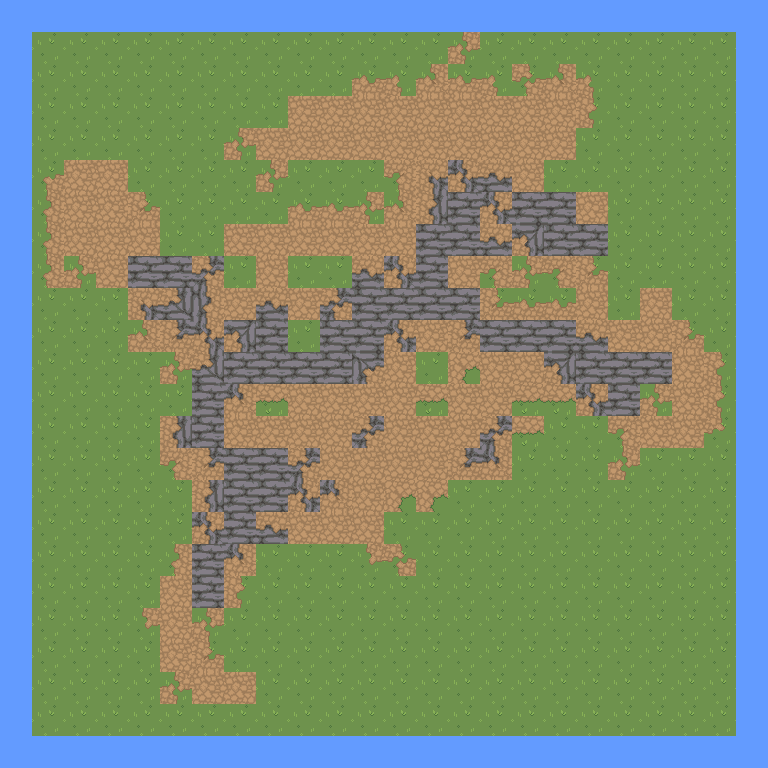

Tiled map render using the project's own tile images. Description and the whole map definition, tile-layer contents included, below:
An orthogonal 24x24 tile map with 32x32 px tiles, 3 tile layers (Tile Layer 1, Tile Layer 2, Tile Layer 3), 2 tilesets.

<map version="1.10" tiledversion="1.10.2" orientation="orthogonal" renderorder="right-down" width="24" height="24" tilewidth="32" tileheight="32" infinite="0" nextlayerid="4" nextobjectid="1">
 <tileset firstgid="1" source="RPG Nature Tileset Autumn.tsx" />
 <tileset firstgid="136" source="RPG Nature Tileset.tsx" />
 <layer id="1" name="Tile Layer 1" width="24" height="24">
  <data encoding="csv">
177,177,177,177,177,177,177,177,177,177,177,177,177,177,177,177,177,177,177,177,177,177,177,177,
177,62,62,62,62,62,62,62,62,62,62,62,62,62,62,62,62,62,62,62,62,62,62,177,
177,62,62,62,62,62,62,62,62,62,62,62,62,62,62,62,62,62,62,62,62,62,62,177,
177,62,62,62,62,62,62,62,62,62,62,62,62,62,62,62,62,62,62,62,62,62,62,177,
177,62,62,62,62,62,62,62,62,62,62,62,62,62,62,62,62,62,62,62,62,62,62,177,
177,62,62,62,62,62,62,62,62,62,62,62,62,62,62,62,62,62,62,62,62,62,62,177,
177,62,62,62,62,62,62,62,62,62,62,62,62,62,62,62,62,62,62,62,62,62,62,177,
177,62,62,62,62,62,62,62,62,62,62,62,62,62,62,62,62,62,62,62,62,62,62,177,
177,62,62,62,62,62,62,62,62,62,62,62,62,62,62,62,62,62,62,62,62,62,62,177,
177,62,62,62,62,62,62,62,62,62,62,62,62,62,62,62,62,62,62,62,62,62,62,177,
177,62,62,62,62,62,62,62,62,62,62,62,62,62,62,62,62,62,62,62,62,62,62,177,
177,62,62,62,62,62,62,62,62,62,62,62,62,62,62,62,62,62,62,62,62,62,62,177,
177,62,62,62,62,62,62,62,62,62,62,62,62,62,62,62,62,62,62,62,62,62,62,177,
177,62,62,62,62,62,62,62,62,62,62,62,62,62,62,62,62,62,62,62,62,62,62,177,
177,62,62,62,62,62,62,62,62,62,62,62,62,62,62,62,62,62,62,62,62,62,62,177,
177,62,62,62,62,62,62,62,62,62,62,62,62,62,62,62,62,62,62,62,62,62,62,177,
177,62,62,62,62,62,62,62,62,62,62,62,62,62,62,62,62,62,62,62,62,62,62,177,
177,62,62,62,62,62,62,62,62,62,62,62,62,62,62,62,62,62,62,62,62,62,62,177,
177,62,62,62,62,62,62,62,62,62,62,62,62,62,62,62,62,62,62,62,62,62,62,177,
177,62,62,62,62,62,62,62,62,62,62,62,62,62,62,62,62,62,62,62,62,62,62,177,
177,62,62,62,62,62,62,62,62,62,62,62,62,62,62,62,62,62,62,62,62,62,62,177,
177,62,62,62,62,62,62,62,62,62,62,62,62,62,62,62,62,62,62,62,62,62,62,177,
177,62,62,62,62,62,62,62,62,62,62,62,62,62,62,62,62,62,62,62,62,62,62,177,
177,177,177,177,177,177,177,177,177,177,177,177,177,177,177,177,177,177,177,177,177,177,177,177
</data>
 </layer>
 <layer id="2" name="Tile Layer 2" width="24" height="24">
  <data encoding="csv">
0,0,0,0,0,0,0,0,0,0,0,0,0,0,0,0,0,0,0,0,0,0,0,0,
0,0,0,0,0,0,0,0,0,0,0,0,0,0,305,0,0,0,0,0,0,0,0,0,
0,0,0,0,0,0,0,0,0,0,0,262,263,285,262,263,304,285,263,0,0,0,0,0,
0,0,0,0,0,0,0,0,0,178,178,178,178,178,178,178,178,178,283,0,0,0,0,0,
182,0,0,0,0,0,0,305,178,178,178,178,178,178,178,178,178,178,0,0,0,0,0,0,
182,261,178,178,0,0,0,0,305,0,0,0,265,0,0,178,178,0,0,0,0,0,0,0,
182,281,178,178,284,0,0,0,0,262,262,305,285,0,178,178,0,0,178,0,0,0,0,0,
182,281,178,178,178,0,0,178,178,178,178,178,178,178,178,178,178,178,178,0,0,0,0,0,
182,281,305,178,0,178,178,0,0,0,0,0,0,0,178,265,305,265,284,0,0,0,0,0,
182,0,0,0,0,0,0,178,178,178,178,178,178,178,178,284,262,262,0,0,178,0,0,0,
0,0,0,0,285,0,0,178,178,0,0,46,46,178,178,178,178,178,178,178,178,284,0,0,
0,0,0,0,0,305,0,0,47,47,47,178,178,0,46,178,178,0,178,178,178,178,283,0,
0,0,0,0,0,0,0,46,47,178,178,178,178,47,178,178,47,47,0,0,305,282,283,0,
0,0,0,0,0,178,178,178,178,178,178,178,178,178,178,47,47,0,0,265,178,178,303,0,
0,0,0,0,0,265,0,46,46,46,178,178,178,178,46,46,0,0,0,305,0,0,0,0,
0,0,0,0,0,0,0,178,178,178,46,178,46,46,0,0,0,0,0,0,0,0,0,0,
0,0,0,0,0,0,0,178,0,178,178,178,0,0,0,0,0,0,0,0,0,0,0,0,
0,0,0,0,0,281,178,178,0,0,0,301,304,0,0,0,0,0,0,0,0,0,0,0,
0,0,0,0,0,178,178,283,0,0,0,0,0,0,0,0,0,0,0,0,0,0,0,0,
0,0,0,0,301,178,305,0,0,0,0,0,0,0,0,0,0,0,0,0,0,0,0,0,
0,0,0,0,0,178,284,0,0,0,0,0,0,0,0,0,0,0,0,0,0,0,0,0,
0,0,0,0,0,305,178,178,0,0,0,0,0,0,0,0,0,0,0,0,0,0,0,0,
0,0,0,0,0,0,0,0,0,0,0,0,0,0,0,0,0,0,0,0,0,0,0,0,
0,0,0,0,0,0,0,0,0,0,0,0,0,0,0,0,0,0,0,0,0,0,0,0
</data>
 </layer>
 <layer id="3" name="Tile Layer 3" width="24" height="24">
  <data encoding="csv">
0,0,0,0,0,0,0,0,0,0,0,0,0,0,0,0,0,0,0,0,0,0,0,0,
0,0,0,0,0,0,0,0,0,0,0,0,0,0,0,0,0,0,0,0,0,0,0,0,
0,0,0,0,0,0,0,0,0,0,0,0,0,0,0,0,0,0,0,0,0,0,0,0,
182,182,0,0,0,0,0,0,0,0,0,0,0,0,0,0,0,0,0,0,0,0,0,0,
182,0,0,0,0,0,0,0,0,0,0,0,0,0,0,292,0,0,0,0,0,0,0,0,
182,0,0,0,0,0,0,0,0,0,0,0,0,274,315,312,0,0,0,0,0,0,0,0,
182,0,0,0,0,0,0,0,0,0,0,0,0,293,179,315,179,179,0,0,0,0,0,0,
0,0,0,0,0,0,0,0,0,0,0,0,0,179,179,312,273,179,179,0,0,0,0,0,
0,0,0,0,179,179,314,0,292,0,0,312,315,179,0,0,0,0,0,0,0,0,0,0,
0,0,0,0,274,313,291,0,312,0,314,179,179,179,179,0,0,0,292,0,0,0,0,0,
0,0,0,0,0,294,315,273,179,0,179,179,315,0,294,179,179,179,312,0,0,0,0,0,
0,0,0,0,0,0,313,179,179,179,179,271,0,0,0,0,0,273,179,179,179,0,0,0,
0,0,0,0,0,0,179,295,0,0,0,0,0,0,0,0,0,0,315,179,0,0,0,0,
0,0,0,0,0,293,179,0,0,0,0,314,0,0,0,314,0,0,0,0,0,0,0,0,
0,0,0,0,0,0,294,179,179,314,0,0,0,0,294,295,0,0,0,0,0,0,0,0,
0,0,0,0,0,0,293,179,179,315,295,0,0,0,0,0,0,0,0,0,0,0,0,0,
0,0,0,0,0,0,315,179,312,0,0,0,0,0,0,0,0,0,0,0,0,0,0,0,
0,0,0,0,0,0,179,295,0,0,0,0,0,0,0,0,0,0,0,0,0,0,0,0,
0,0,0,0,0,0,179,0,0,0,0,0,0,0,0,0,0,0,0,0,0,0,0,0,
0,0,0,0,0,0,0,0,0,0,0,0,0,0,0,0,0,0,0,0,0,0,0,0,
0,0,0,0,0,0,0,0,0,0,0,0,0,0,0,0,0,0,0,0,0,0,0,0,
0,0,0,0,0,0,0,0,0,0,0,0,0,0,0,0,0,0,0,0,0,0,0,0,
0,0,0,0,0,0,0,0,0,0,0,0,0,0,0,0,0,0,0,0,0,0,0,0,
0,0,0,0,0,0,0,0,0,0,0,0,0,0,0,0,0,0,0,0,0,0,0,0
</data>
 </layer>
</map>
